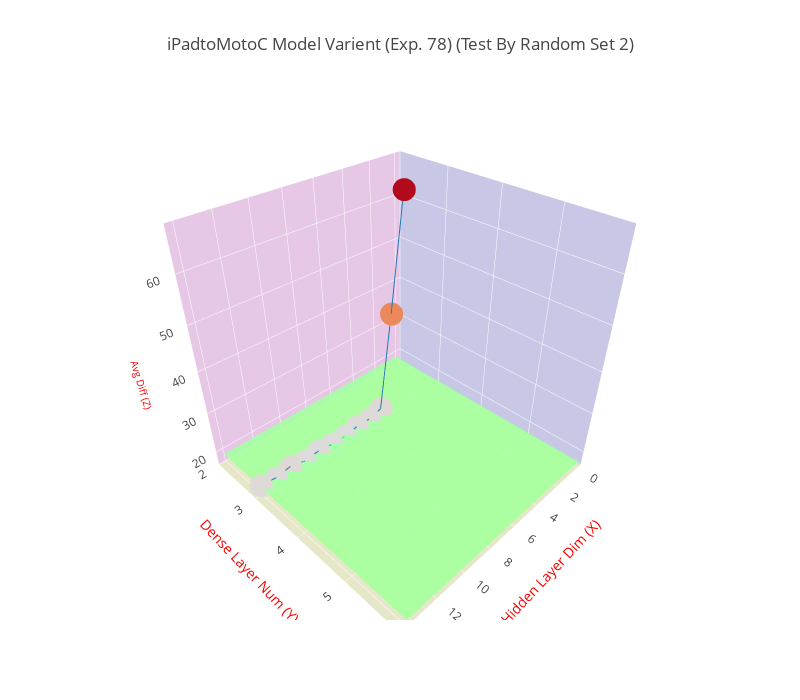

The notebook cell saved with this chart:
### Code cell
trace = go.Scatter3d(
    x=x1, y=y1, z=z1,
    marker=dict(
        size=8,
        color=z1
    ),
    line=dict(
        color='#1f77b4',
        width=2
    )
)

trace4 = go.Surface(
    z=polyfit_list,
    opacity=0.7,
    colorscale='Jet',
    showscale=False
)

data = [trace, trace4]
layout = go.Layout(
    width=800,
    height=700,
    title= title,
    scene=dict(
        xaxis=dict(
            title='Hidden Layer Dim (X)',
            titlefont=dict(
                size=14,
                color='#ff0000'
            ),
            gridcolor='rgb(255, 255, 255)',
            zerolinecolor='rgb(255, 255, 255)',
            showbackground=True,
            backgroundcolor='rgb(200, 200, 230)'
        ),
        yaxis=dict(
            nticks = 5,
            range = [2, 6],
            title='Dense Layer Num (Y)',
            titlefont=dict(
                size=14,
                color='#ff0000'
            ),
            gridcolor='rgb(255, 255, 255)',
            zerolinecolor='rgb(255, 255, 255)',
            showbackground=True,
            backgroundcolor='rgb(230, 200, 230)'
        ),
        zaxis=dict(
            title='Avg Diff (Z)',
            titlefont=dict(
                size=10,
                color='#ff0000'
            ),
            gridcolor='rgb(255, 255, 255)',
            zerolinecolor='rgb(255, 255, 255)',
            showbackground=True,
            backgroundcolor='rgb(230, 230, 200)'
        ),
    )
)

fig = go.Figure(data=data, layout=layout)
plotly.offline.iplot(fig)

### Figure 1 — Plotly figure (JSON) as saved in the notebook; plotly's stock layout.template omitted (floating-point values rounded to 4 significant figures)
{"data": [{"line": {"color": "#1f77b4", "width": 2}, "marker": {"color": [67.34, 42.32, 19.47, 18.6, 18.6, 18.04, 18.07, 18.57, 18.16, 19.11, 18.52, 18.98], "size": 8}, "type": "scatter3d", "uid": "01def6fa-e236-11e8-af5b-001a7dda7111", "x": [3, 4, 5, 6, 7, 8, 9, 10, 11, 12, 13, 14], "y": [3, 3, 3, 3, 3, 3, 3, 3, 3, 3, 3, 3], "z": [67.34, 42.32, 19.47, 18.6, 18.6, 18.04, 18.07, 18.57, 18.16, 19.11, 18.52, 18.98]}, {"colorscale": "Jet", "opacity": 0.7, "showscale": false, "type": "surface", "uid": "01def6fb-e236-11e8-b360-001a7dda7111", "z": [[18.38, 18.38, 18.38, 18.38, 18.38, 18.38, 18.38, 18.38, 18.38, 18.38, 18.38, 18.38, 18.38, 18.38, 18.38], [18.38, 18.38, 18.38, 18.38, 18.38, 18.38, 18.38, 18.38, 18.38, 18.38, 18.38, 18.38, 18.38, 18.38, 18.38], [18.38, 18.38, 18.38, 18.38, 18.38, 18.38, 18.38, 18.38, 18.38, 18.38, 18.38, 18.38, 18.38, 18.38, 18.38], [18.38, 18.38, 18.38, 18.38, 18.38, 18.38, 18.38, 18.38, 18.38, 18.38, 18.38, 18.38, 18.38, 18.38, 18.38], [18.38, 18.38, 18.38, 18.38, 18.38, 18.38, 18.38, 18.38, 18.38, 18.38, 18.38, 18.38, 18.38, 18.38, 18.38], [18.38, 18.38, 18.38, 18.38, 18.38, 18.38, 18.38, 18.38, 18.38, 18.38, 18.38, 18.38, 18.38, 18.38, 18.38], [18.38, 18.38, 18.38, 18.38, 18.38, 18.38, 18.38, 18.38, 18.38, 18.38, 18.38, 18.38, 18.38, 18.38, 18.38]]}], "layout": {"height": 700, "scene": {"xaxis": {"backgroundcolor": "rgb(200, 200, 230)", "gridcolor": "rgb(255, 255, 255)", "showbackground": true, "title": "Hidden Layer Dim (X)", "titlefont": {"color": "#ff0000", "size": 14}, "zerolinecolor": "rgb(255, 255, 255)"}, "yaxis": {"backgroundcolor": "rgb(230, 200, 230)", "gridcolor": "rgb(255, 255, 255)", "nticks": 5, "range": [2, 6], "showbackground": true, "title": "Dense Layer Num (Y)", "titlefont": {"color": "#ff0000", "size": 14}, "zerolinecolor": "rgb(255, 255, 255)"}, "zaxis": {"backgroundcolor": "rgb(230, 230, 200)", "gridcolor": "rgb(255, 255, 255)", "showbackground": true, "title": "Avg Diff (Z)", "titlefont": {"color": "#ff0000", "size": 10}, "zerolinecolor": "rgb(255, 255, 255)"}}, "title": "iPadtoMotoC Model Varient (Exp. 78) (Test By Random Set 2)", "width": 800}}
